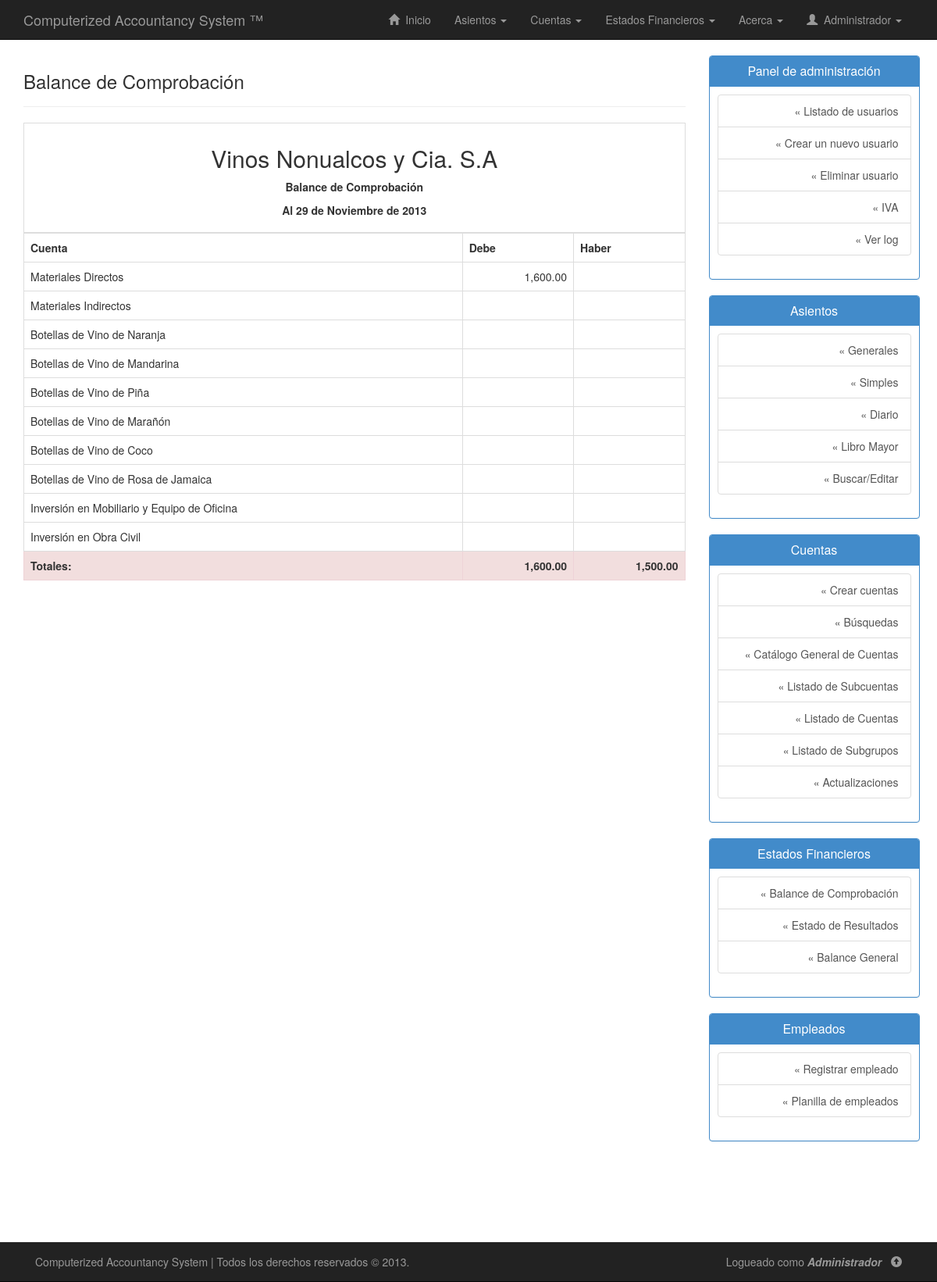
The app's page /php/balance-comprobacion.php (signed in), older data.
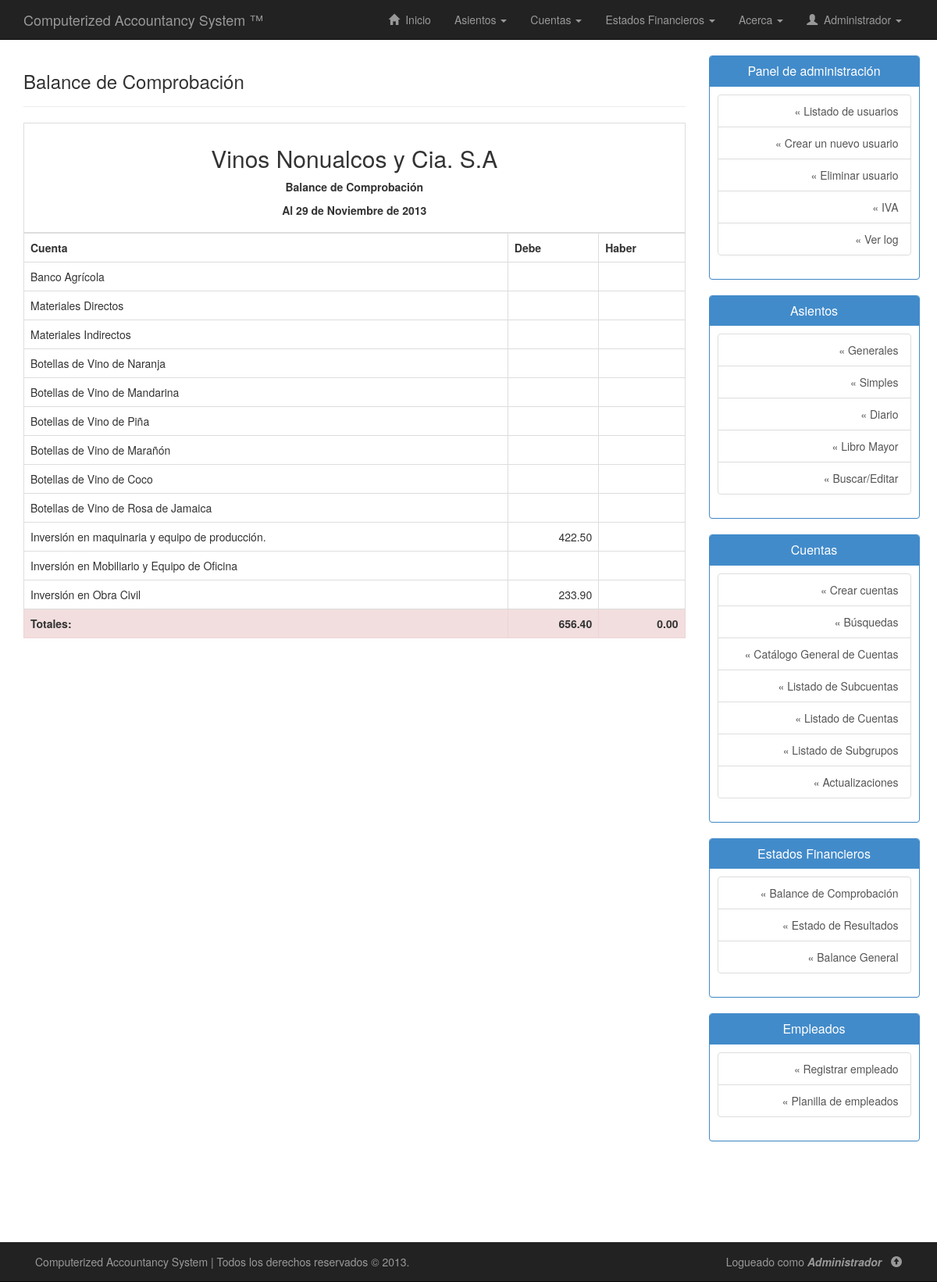
The same page, newer data.
### tables this page shows
CREATE TABLE IF NOT EXISTS `cuentas` (
  `codigo_cuenta` varchar(20) NOT NULL,
  `subgrupo` varchar(20) DEFAULT NULL,
  `nombre_cuenta` varchar(50) NOT NULL,
  `tiene_subcuenta` enum('Si','No') NOT NULL,
  `descripcion_cuenta` varchar(255) DEFAULT NULL,
  `saldo_debe` double NOT NULL,
  `saldo_haber` double NOT NULL,
  PRIMARY KEY (`codigo_cuenta`),
  KEY `subgrupo` (`subgrupo`)
);

### php/balance-comprobacion.php (the view, shortened to what this page needs)
<!DOCTYPE html>
<html lang="es">
<head>
	<link rel="stylesheet" type="text/css" href="../css/bootstrap.min.css"/>
	<link rel="stylesheet" type="text/css" href="../css/estilos.css"/>
</head>
<body>
	<?php include("nav.php"); ?>
	<div class="container" id="contenido">
		<div class="row row-offcanvas row-offcanvas-right">
			<div class="col-xs-12 col-sm-9">
				<div class="page-header">
        			<h3>Balance de Comprobación</h3>
        		</div>
        		<div class="row">
        			<div class="container">
        				<table class="table table-bordered table-hover">
        					<thead>
								<tr>
									<th colspan="4">
										<h2 class="text-center">Vinos Nonualcos y Cia. S.A</h2>
										<p align="center">
											<strong>Balance de Comprobación</strong>
										</p>
										<p align="center">
										</p>
									</th>
								</tr>
							</thead>
							<tbody>
								<tr>
									<th>Cuenta</th>
									<th>Debe</th>
									<th>Haber</th>
								</tr>
								<?php
								if(!isset($conexion)){
									include("conexion.php");
									$sql = "SELECT * FROM cuentas WHERE codigo_cuenta LIKE '1%'";
									$ejecutar = $conexion->query($sql);
									while($regs = $ejecutar->fetch_assoc()){
										echo "<tr>";
										echo "<td>".utf8_encode($regs["nombre_cuenta"])."</td>";
										if($regs["saldo_debe"]==0){
											echo "<td></td>";
										} else {
											echo "<td class='text-right'>".number_format($regs["saldo_debe"],2)."</td>";
										}
										if($regs["saldo_haber"]==0){
											echo "<td></td>";
										} else {
											echo "<td class='text-right'>".number_format($regs["saldo_haber"],2)."</td>";
										}
										echo "</tr>";
									}
									$sql = "SELECT SUM(saldo_debe) sumadebe, SUM(saldo_haber) sumahaber FROM cuentas";
									$ejecutar = $conexion->query($sql);
									echo "<tr>";
									while($reg = $ejecutar->fetch_assoc()){
										if($reg["sumadebe"]!=$reg["sumahaber"]){
											echo "<td class='danger'><strong>Totales:</strong> </td>";
											echo "<td class='text-right danger'><strong>".number_format($reg["sumadebe"],2)."</strong></td>";
											echo "<td class='text-right danger'><strong>".number_format($reg["sumahaber"],2)."</strong></td>";
										} else {
											echo "<td><strong>Totales:</strong> </td>";
											echo "<td class='text-right'><strong>".number_format($reg["sumadebe"],2)."</strong></td>";
											echo "<td class='text-right'><strong>".number_format($reg["sumahaber"],2)."</strong></td>";
										}
									}
									echo "</tr>";
								}
								?>
							</tbody>
        				</table>
        			</div>
        		</div>
        	</div>
        	<?php include("sidebar.php"); ?>
        </div>
    </div>
	<?php include("footer.php"); ?>
</body>
</html>

Row changes from the older to the newer data that the page shows:
added cuentas: nombre_cuenta "Banco Agrícola", saldo_debe 0 (drawn), saldo_haber 0 (drawn)
changed cuentas "Materiales Directos": saldo_debe "1,600.00" → (not shown)
added cuentas: nombre_cuenta "Inversión en maquinaria y equipo de producción.", saldo_debe "422.50", saldo_haber 0 (drawn)
changed cuentas "Inversión en Obra Civil": saldo_debe (not shown) → "233.90"
Text that changed along with them:
new list line: "Totales: 656.40 0.00"
list line gone: "Totales: 1,600.00 1,500.00"
